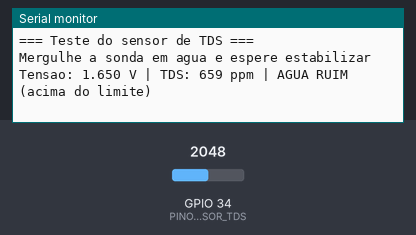
The sketch below on a simulated ESP32. Shown: the last lines printed to the serial monitor. The inputs (shaded band) are chosen by the test bench; at power-on: GPIO 34 (PINO_SENSOR_TDS) = 2048.

Above: at 1.7 s.
1.8 s: GPIO 34 (PINO_SENSOR_TDS) set to 395
At 3.0 s:
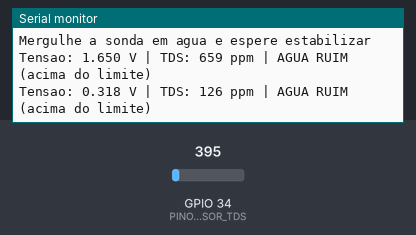
3.3 s: GPIO 34 (PINO_SENSOR_TDS) set to 336
At 4.5 s:
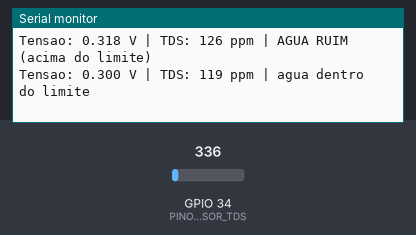

Measured:
- the behaviour switches between 376 and 375 on GPIO 34 (PINO_SENSOR_TDS) (found by bisection; images 1 and 2)
- after the input at 1.8 s, the serial monitor: prints a new line after 0.31 s (image 1)
- after the input at 3.3 s, the serial monitor: prints a new line after 0.11 s (image 2)

The sketch:

teste_tds.ino
```cpp
// teste do sensor de tds do bebedouro
// placa: ESP32 DevKitC | monitor serial: 115200

// pino analógico do sensor (adc1)
const int PINO_SENSOR_TDS = 34;

// quantidade de leituras usadas na média
const int QUANTIDADE_DE_LEITURAS_PARA_MEDIA = 30;
const int INTERVALO_ENTRE_LEITURAS_EM_MILISSEGUNDOS = 10;

// sem sensor de temperatura, assume-se água a 25 graus
const float TEMPERATURA_DA_AGUA_EM_CELSIUS = 25.0;

// limite inicial do grupo para considerar a água ruim (ainda a calibrar)
const float LIMITE_DE_TDS_AGUA_RUIM_EM_PPM = 120.0;

// intervalo entre as impressões no monitor serial
const int INTERVALO_DE_IMPRESSAO_EM_MILISSEGUNDOS = 1000;

/**
 * Lê a tensão do sensor várias vezes e devolve a média em volts.
 */
float lerTensaoMediaEmVolts() {
  float somaDasTensoesEmMilivolts = 0.0;

  for (int leitura = 0; leitura < QUANTIDADE_DE_LEITURAS_PARA_MEDIA; leitura++) {
    // analogReadMilliVolts já aplica a calibração de fábrica do adc
    somaDasTensoesEmMilivolts += analogReadMilliVolts(PINO_SENSOR_TDS);
    delay(INTERVALO_ENTRE_LEITURAS_EM_MILISSEGUNDOS);
  }

  float mediaEmMilivolts = somaDasTensoesEmMilivolts / QUANTIDADE_DE_LEITURAS_PARA_MEDIA;

  return mediaEmMilivolts / 1000.0;
}

/**
 * Converte a tensão em ppm usando a curva do fabricante, com compensação de temperatura.
 */
float converterTensaoParaPpm(
  float tensaoEmVolts
) {
  // a condutividade da água muda cerca de 2% por grau acima de 25
  float coeficienteDeCompensacao = 1.0 + 0.02 * (TEMPERATURA_DA_AGUA_EM_CELSIUS - 25.0);
  float tensaoCompensadaEmVolts = tensaoEmVolts / coeficienteDeCompensacao;

  // polinômio de terceiro grau fornecido pelo fabricante do módulo
  float valorEmPpm = (
    133.42 * tensaoCompensadaEmVolts * tensaoCompensadaEmVolts * tensaoCompensadaEmVolts
    - 255.86 * tensaoCompensadaEmVolts * tensaoCompensadaEmVolts
    + 857.39 * tensaoCompensadaEmVolts
  ) * 0.5;

  return valorEmPpm;
}

/**
 * Configura a serial e o pino analógico.
 */
void setup() {
  Serial.begin(115200);
  delay(500);

  pinMode(
    PINO_SENSOR_TDS,
    INPUT
  );

  // atenuação de 11 dB permite ler até cerca de 3,1V
  analogSetPinAttenuation(
    PINO_SENSOR_TDS,
    ADC_11db
  );

  Serial.println("=== Teste do sensor de TDS ===");
  Serial.println("Mergulhe a sonda em agua e espere estabilizar");
}

/**
 * Lê o sensor, converte para ppm e informa se a água passou do limite.
 */
void loop() {
  float tensaoEmVolts = lerTensaoMediaEmVolts();
  float valorEmPpm = converterTensaoParaPpm(tensaoEmVolts);

  Serial.print("Tensao: ");
  Serial.print(
    tensaoEmVolts,
    3
  );
  Serial.print(" V | TDS: ");
  Serial.print(
    valorEmPpm,
    0
  );
  Serial.print(" ppm | ");

  if (valorEmPpm > LIMITE_DE_TDS_AGUA_RUIM_EM_PPM) {
    Serial.println("AGUA RUIM (acima do limite)");
  } else {
    Serial.println("agua dentro do limite");
  }

  delay(INTERVALO_DE_IMPRESSAO_EM_MILISSEGUNDOS);
}
```
